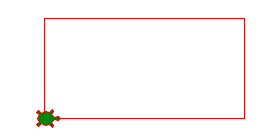

Write Python code to recreate this figure.
# variable
from turtle import *

a = 200
b = 100

forward(a)
left(90)
forward(b)
left(90)
forward(a)
left(90)
forward(b)
left(90)

done()
